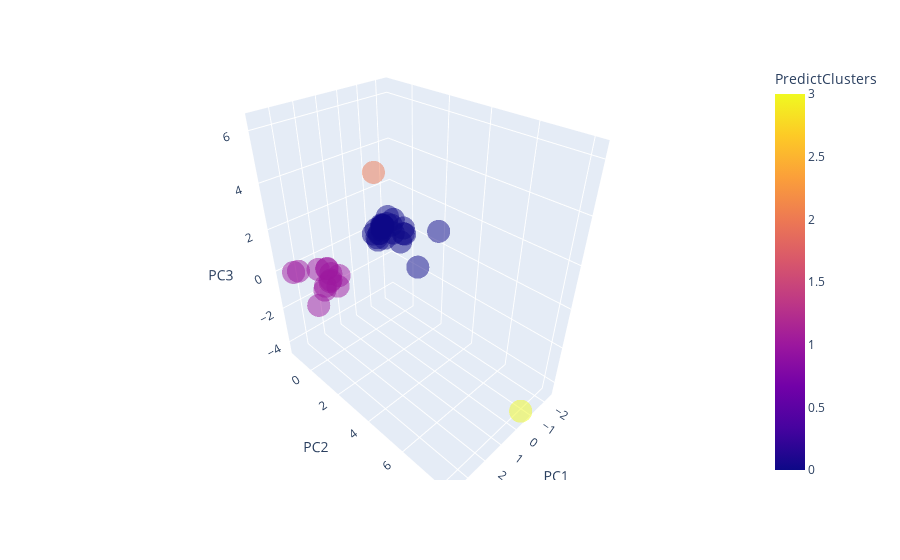

This figure's notebook cell:
### Code cell
# Create a scatter plot using hvPlot by setting 
# `x="price_change_percentage_24h"` and `y="price_change_percentage_7d"`. 
# Color the graph points with the labels found using K-Means and 
# add the crypto name in the `hover_cols` parameter to identify 
# the cryptocurrency represented by each data point.

from matplotlib.cbook import index_of


fig_kmeans_pca = px.scatter_3d(df_crypto_pca_predict, x='PC1', y='PC2', z='PC3', color='PredictClusters', opacity=0.5)
fig_kmeans_pca.show()

# Noted that this is not a hvplot. I thought that with the additional PC3 column, I thought that a 3D scatter plot will provide a strong visualise pattern. There is clearly only 2 clusters with 2 outliers.

### Figure 1 — Plotly figure (JSON) as saved in the notebook; plotly's stock layout.template omitted (floating-point values rounded to 4 significant figures)
{"data": [{"hovertemplate": "PC1=%{x}<br>PC2=%{y}<br>PC3=%{z}<br>PredictClusters=%{marker.color}<extra></extra>", "legendgroup": "", "marker": {"color": [1, 1, 0, 0, 1, 1, 1, 1, 1, 0, 0, 0, 0, 1, 0, 1, 0, 0, 1, 0, 0, 1, 0, 0, 0, 0, 0, 0, 1, 0, 0, 0, 3, 1, 0, 0, 2, 0, 0, 0, 0], "coloraxis": "coloraxis", "opacity": 0.5, "symbol": "circle"}, "mode": "markers", "name": "", "scene": "scene", "showlegend": false, "type": "scatter3d", "x": [2.034, 1.995, -1.069, -1.041, 3.303, 2.506, 2.77, 2.372, 1.832, -0.9281, -2.127, -1.082, -1.22, 3.728, -0.7865, 1.449, -1.913, -1.19, 2.449, -1.061, -1.601, 2.016, -1.544, -0.982, -0.7938, -1.061, -0.9561, -2.392, 2.058, -1.402, -0.8807, -0.9791, -0.6341, 1.599, -1.957, -0.8971, 3.499, -2.27, -0.6227, -1.047, -1.174], "y": [-0.6416, -0.4905, -0.4172, -0.4552, -1.242, -0.5758, -0.4957, -0.3891, -0.6788, -0.7445, -0.1914, -0.4222, -0.6689, -0.04875, -0.3829, -0.8004, 0.1154, -0.4595, -0.3504, -0.4983, -0.3213, -0.6446, -0.3798, -0.392, 0.6053, -0.4348, -0.7431, -0.4838, -0.4591, 2.694, -0.5943, -0.5614, 8.182, -0.4093, 0.9384, 0.1125, 4.598, -0.5581, -0.5878, -0.4433, -0.28], "z": [-0.3576, -0.9122, 0.5963, 0.4678, -0.2173, -0.1294, -1.89, -0.9925, -0.7416, 0.3333, 0.1295, 0.6025, 0.3009, 0.6536, 0.3036, -1.706, 0.02018, -0.1449, -1.139, 0.6226, 0.02243, -0.3571, 0.4447, 0.4064, 1.444, 0.612, -0.1361, -0.4177, -0.943, 1.473, -0.1728, 0.164, -4.405, -0.8289, -1.467, 1.35, 6.27, -0.8676, 0.2757, 0.6169, 0.7166]}], "layout": {"coloraxis": {"colorbar": {"title": {"text": "PredictClusters"}}, "colorscale": [[0, "#0d0887"], [0.1111, "#46039f"], [0.2222, "#7201a8"], [0.3333, "#9c179e"], [0.4444, "#bd3786"], [0.5556, "#d8576b"], [0.6667, "#ed7953"], [0.7778, "#fb9f3a"], [0.8889, "#fdca26"], [1, "#f0f921"]]}, "legend": {"tracegroupgap": 0}, "margin": {"t": 60}, "scene": {"domain": {"x": [0, 1], "y": [0, 1]}, "xaxis": {"title": {"text": "PC1"}}, "yaxis": {"title": {"text": "PC2"}}, "zaxis": {"title": {"text": "PC3"}}}}}
